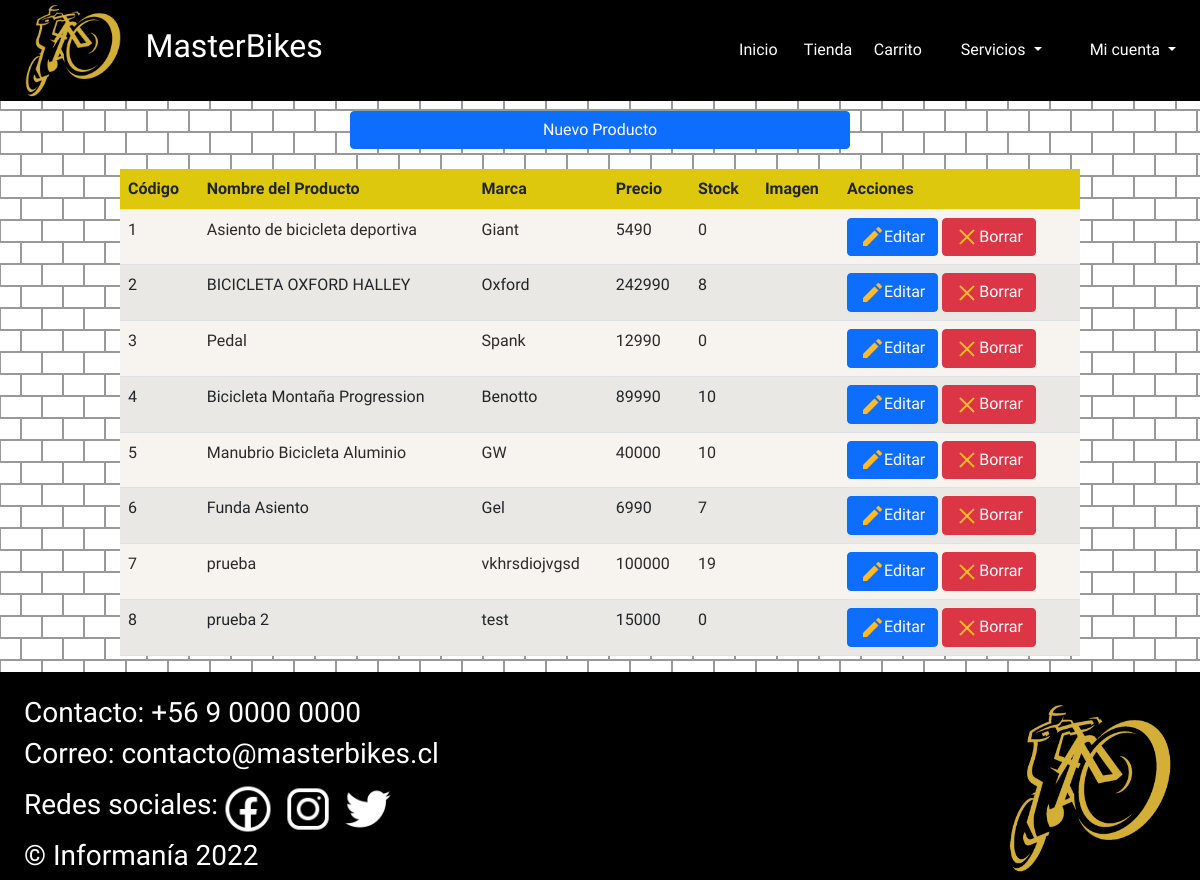
The app's page /crudProductos, older data.
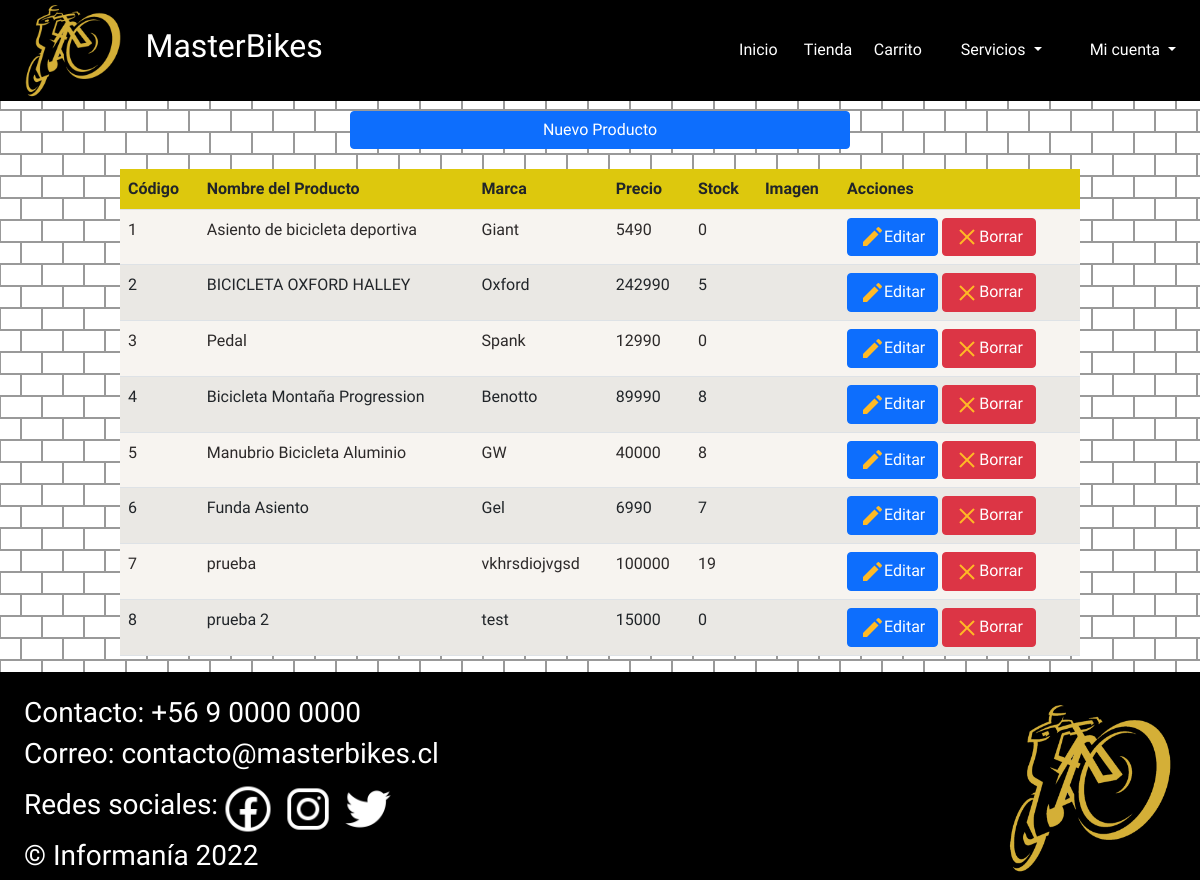
The same page, newer data.
### app/models.py (models this page shows)
class Producto(models.Model):
    codigo = models.IntegerField(primary_key=True, max_length=6)
    nombre = models.CharField(max_length=30)
    marca = models.CharField(max_length=20)
    precio = models.IntegerField(max_length=20)
    stock = models.PositiveIntegerField(max_length=20)
    imagen = models.CharField(max_length=500, default= "imagen")

### app/views.py (the view)
# urls.py: path('crudProductos', crudProductos, name="crudProductos"),
def crudProductos(request):
    contexto = {'productos':Producto.objects.all()}
    return render(request, 'app/crud_productos.html', contexto)

### app/templates/app/crud_productos.html (shortened to what this page needs)
{% extends "app/layout.html" %}
{% load static %}
{% block head %}
<link rel="stylesheet" href="{% static 'app/css/estilo_crud_prod.css' %}">
{% endblock %}
{% block content %}
<a href="{% url 'registroProductos' %}"><button type="submit" class="btn btn-primary" id="btnNuevoProducto">Nuevo Producto</button></a>
<table class="table table-striped" id="tablaProductos">
    <tbody>
        <tr id="tblNombreColumna">
            <th>Código</th>
            <th>Nombre del Producto</th>
            <th>Marca</th>
            <th>Precio</th>
            <th>Stock</th>
            <th>Imagen</th>
            <th>Acciones</th>
        </tr>
        {% for i in productos %}
        <tr id="tblDatos">
            <td>{{ i.codigo }}</td>
            <td>{{ i.nombre }}</td>
            <td>{{ i.marca }}</td>
            <td>{{ i.precio }}</td>
            <td>{{ i.stock }}</td>
            <td><img src="{{ i.imagen }}" alt="" width="40"></td>
            <td>
                 <a href="{% url 'actualizarProductos' i.codigo %}" class="btn btn-primary"><img src="{% static 'app/img/editar_producto.png' %}" alt="">Editar</a>
                 <a href="{% url 'borrarProductos' i.codigo %}" class="btn btn-danger"><img src="{% static 'app/img/borrar_producto.png' %}" alt="">Borrar</a>
            </td>
        </tr>
        {% endfor %}
    </tbody>
</table>
{% endblock %}

Row changes from the older to the newer data that the page shows:
changed Producto "BICICLETA OXFORD HALLEY": stock "8" → "5"
changed Producto "Bicicleta Montaña Progression": stock "10" → "8"
changed Producto "Manubrio Bicicleta Aluminio": stock "10" → "8"
